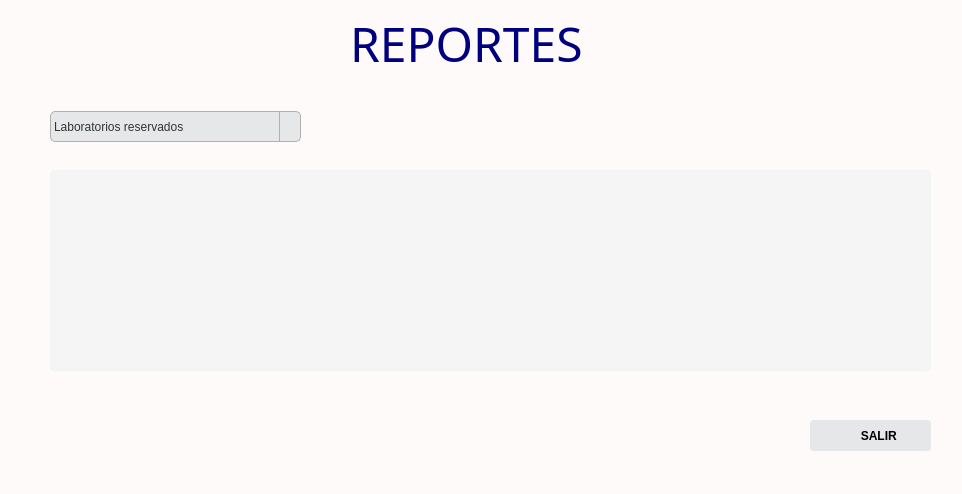
<?xml version="1.0" encoding="UTF-8"?>
<ui version="4.0">
 <class>Reportes</class>
 <widget class="QWidget" name="Reportes">
  <property name="geometry">
   <rect>
    <x>0</x>
    <y>0</y>
    <width>962</width>
    <height>494</height>
   </rect>
  </property>
  <property name="windowTitle">
   <string>Form</string>
  </property>
  <property name="styleSheet">
   <string notr="true">background-color: #FFFAFA;</string>
  </property>
  <widget class="QComboBox" name="comboBoxReportes">
   <property name="geometry">
    <rect>
     <x>50</x>
     <y>111</y>
     <width>251</width>
     <height>31</height>
    </rect>
   </property>
   <property name="focusPolicy">
    <enum>Qt::NoFocus</enum>
   </property>
   <property name="styleSheet">
    <string notr="true">/* Estilo base del QComboBox */
QComboBox {
    border: 1px solid #B0B0B0; /* Borde del combobox */
    border-radius: 5px; /* Esquinas redondeadas */
    padding: 1px 18px 1px 3px; /* Espaciado interno */
    min-width: 6em; /* Ancho mínimo del combobox */
    color: #333333; /* Color del texto */
    background-color: #E5E7E9; /* Color de fondo */
    selection-background-color: #D5DBDB; /* Color de fondo cuando está seleccionado */
}

/* Estilo del área editable del QComboBox */
QComboBox:editable {
    background: #FFFFFF; /* Fondo del área editable si es un combobox editable */
}

/* Estilo del botón desplegable */
QComboBox::drop-down {
    subcontrol-origin: padding;
    subcontrol-position: right center;
    width: 20px; /* Ancho del botón desplegable */
    border-left: 1px solid #B0B0B0; /* Borde izquierdo del botón desplegable */
}


/* Estilo al pasar el ratón sobre el QComboBox */
QComboBox:hover {
    border: 1px solid #7D7D7D; /* Borde cuando el mouse pasa sobre el combobox */
}

/* Estilo al pasar el ratón sobre el botón desplegable */
QComboBox::drop-down:hover {
    background: #BFC9CA; /* Fondo del botón desplegable cuando el mouse pasa sobre él */
}

/* Estilo al seleccionar una opción en el QComboBox */
QComboBox::item:selected {
    background-color: #A9DEF9; /* Color de fondo cuando está seleccionado */
}

/* Estilo del texto en las opciones del QComboBox */
QComboBox::item {
    padding: 4px; /* Espaciado interno de las opciones */
}

/* Estilo de la flecha cuando el QComboBox está desplegado */
QComboBox:on {
    padding-top: 3px;
    padding-left: 4px;
    background: #EBEBEB; /* Fondo cuando el combobox está desplegado */
}

</string>
   </property>
   <item>
    <property name="text">
     <string>Laboratorios reservados</string>
    </property>
   </item>
   <item>
    <property name="text">
     <string>Laboratorio más reservado</string>
    </property>
   </item>
  </widget>
  <widget class="QTableWidget" name="tabReportes">
   <property name="geometry">
    <rect>
     <x>50</x>
     <y>170</y>
     <width>881</width>
     <height>201</height>
    </rect>
   </property>
   <property name="font">
    <font>
     <weight>75</weight>
     <bold>true</bold>
    </font>
   </property>
   <property name="styleSheet">
    <string notr="true">QTableWidget {
    background-color: #F5F5F5; /* Color de fondo de la tabla */
    border: 1px solid #F0F3F4; /* Borde de la tabla */
    border-radius: 4px; /* Esquinas redondeadas de la tabla */
    padding: 4px; /* Espaciado interno de la tabla */
    gridline-color: #F0F3F4; /* Color de las líneas de la cuadrícula */
}

QTableWidget::item {
    padding: 4px; /* Espaciado interno de las celdas */
}

QTableWidget::item:hover {
    background-color: #ECF0F1; /* Color de fondo de la celda al pasar el ratón */
}

QTableWidget::item:selected {
    background-color: #3498DB; /* Color de fondo de la celda seleccionada */
    color: white; /* Color del texto en la celda seleccionada */
}				</string>
   </property>
  </widget>
  <widget class="QPushButton" name="btnSalirReportes">
   <property name="geometry">
    <rect>
     <x>810</x>
     <y>420</y>
     <width>121</width>
     <height>31</height>
    </rect>
   </property>
   <property name="font">
    <font>
     <weight>75</weight>
     <bold>true</bold>
    </font>
   </property>
   <property name="styleSheet">
    <string notr="true">/* Estilo base del botón */
QPushButton {
    background-color: #E5E7E9; /* Color de fondo */
    color: black; /* Color del texto */
    border: 2px solid #E5E7E9; /* Borde del botón */
    border-radius: 4px; /* Esquinas redondeadas */
    padding: 8px 16px; /* Espaciado interno */
}

/* Estilo al pasar el ratón sobre el botón */
QPushButton:hover {
    background-color: #D5DBDB; /* Nuevo color de fondo al pasar el ratón */
    border: 2px solid #CCD1D1; /* Nuevo borde al pasar el ratón */
    color: black; /* Nuevo color del texto al pasar el ratón */
}

/* Estilo al hacer clic en el botón */
QPushButton:pressed {
    background-color: #BFC9CA; /* Nuevo color de fondo al hacer clic */
    border: 2px solid #BFC9CA; /* Nuevo borde al hacer clic */
    color: black; /* Nuevo color del texto al hacer clic */
}</string>
   </property>
   <property name="text">
    <string>     SALIR</string>
   </property>
   <property name="icon">
    <iconset>
     <normaloff>../../Macas_Yuzabeth_TrabajoFinal/Macas_Yuzabeth_TrabajoFinal/imagenes/salir.png</normaloff>../../Macas_Yuzabeth_TrabajoFinal/Macas_Yuzabeth_TrabajoFinal/imagenes/salir.png</iconset>
   </property>
  </widget>
  <widget class="QLabel" name="lblTitulo">
   <property name="geometry">
    <rect>
     <x>350</x>
     <y>10</y>
     <width>231</width>
     <height>61</height>
    </rect>
   </property>
   <property name="font">
    <font>
     <family>Tw Cen MT Condensed Extra Bold</family>
     <pointsize>36</pointsize>
     <weight>50</weight>
     <bold>false</bold>
    </font>
   </property>
   <property name="text">
    <string>&lt;html&gt;&lt;head/&gt;&lt;body&gt;&lt;p&gt;&lt;span style=&quot; color:#00007f;&quot;&gt;REPORTES&lt;/span&gt;&lt;/p&gt;&lt;/body&gt;&lt;/html&gt;</string>
   </property>
  </widget>
 </widget>
 <resources/>
 <connections/>
</ui>
